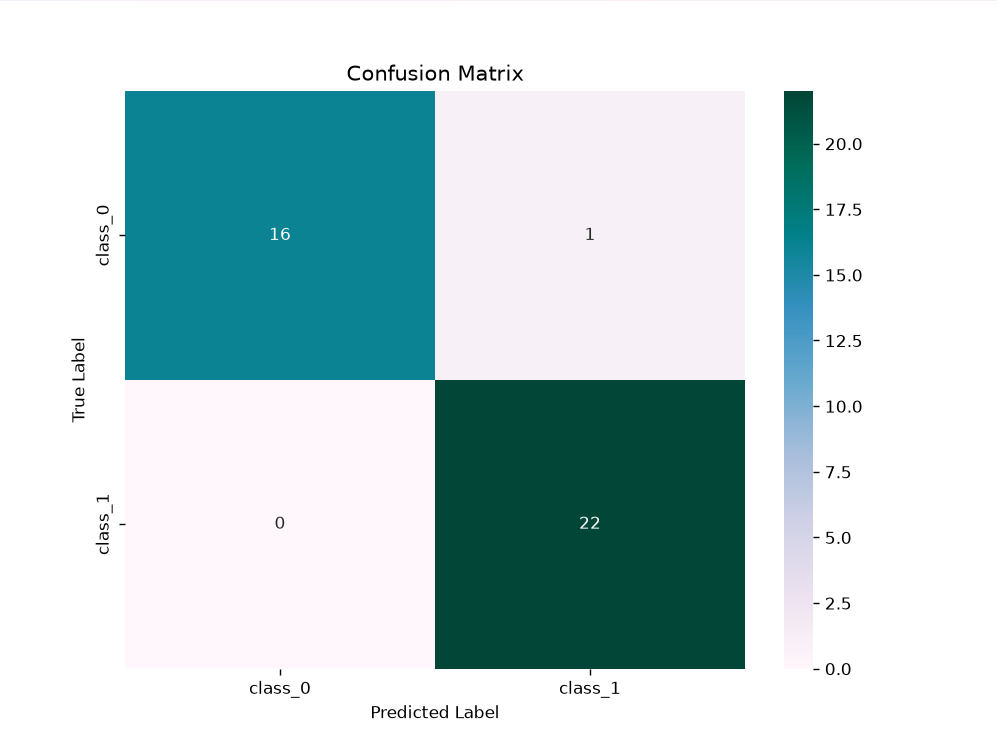

This figure's Python source:
import pandas as pd
import matplotlib.pyplot as plt
import seaborn as sns

from sklearn.datasets import load_wine
from sklearn.model_selection import train_test_split
from sklearn.tree import DecisionTreeClassifier
from sklearn.metrics import (
    accuracy_score,
    precision_score,
    recall_score,
    f1_score,
    classification_report,
    confusion_matrix
)

# Load Wine dataset
wine = load_wine()

# Create DataFrame
data = pd.DataFrame(data=wine.data, columns=wine.feature_names)
data['Target'] = wine.target

# Keep only two classes (0 and 1)
data = data[data['Target'] != 2]

# Features and Target
X = data.drop('Target', axis=1)
y = data['Target']

# Split dataset
X_train, X_test, y_train, y_test = train_test_split(
    X, y, test_size=0.3, random_state=1
)

# Train Decision Tree
model = DecisionTreeClassifier(random_state=1)
model.fit(X_train, y_train)

# Predict
y_pred = model.predict(X_test)

# Accuracy
accuracy = accuracy_score(y_test, y_pred)
print("Accuracy:", accuracy)

# Classification Report
class_report = classification_report(
    y_test,
    y_pred,
    target_names=wine.target_names[:2]
)
print("\nClassification Report:\n")
print(class_report)

# Precision, Recall, F1 Score
precision = precision_score(y_test, y_pred)
recall = recall_score(y_test, y_pred)
f1 = f1_score(y_test, y_pred)

print(f"Precision: {precision:.2f}")
print(f"Recall: {recall:.2f}")
print(f"F1 Score: {f1:.2f}")

# Confusion Matrix
conf_matrix = confusion_matrix(y_test, y_pred)

# Plot Confusion Matrix
plt.figure(figsize=(8, 6))
sns.heatmap(
    conf_matrix,
    annot=True,
    fmt='d',
    cmap='PuBuGn',
    xticklabels=wine.target_names[:2],
    yticklabels=wine.target_names[:2]
)

plt.xlabel("Predicted Label")
plt.ylabel("True Label")
plt.title("Confusion Matrix")
plt.show()
